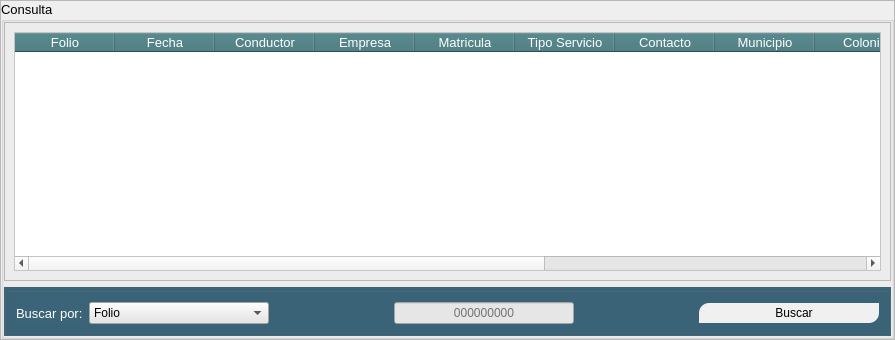
                   <widget class="QFrame" name="frame_62">
                    <property name="frameShape">
                     <enum>QFrame::StyledPanel</enum>
                    </property>
                    <property name="frameShadow">
                     <enum>QFrame::Raised</enum>
                    </property>
                    <layout class="QGridLayout" name="gridLayout_44">
                     <property name="leftMargin">
                      <number>0</number>
                     </property>
                     <property name="topMargin">
                      <number>0</number>
                     </property>
                     <property name="rightMargin">
                      <number>0</number>
                     </property>
                     <property name="bottomMargin">
                      <number>0</number>
                     </property>
                     <property name="spacing">
                      <number>0</number>
                     </property>
                     <item row="0" column="0">
                      <widget class="QGroupBox" name="groupBox_38">
                       <property name="font">
                        <font>
                         <pointsize>10</pointsize>
                        </font>
                       </property>
                       <property name="title">
                        <string>Consulta</string>
                       </property>
                       <layout class="QVBoxLayout" name="verticalLayout_49">
                        <property name="leftMargin">
                         <number>0</number>
                        </property>
                        <property name="topMargin">
                         <number>0</number>
                        </property>
                        <property name="rightMargin">
                         <number>0</number>
                        </property>
                        <property name="bottomMargin">
                         <number>0</number>
                        </property>
                        <item>
                         <widget class="QFrame" name="frame_63">
                          <property name="frameShape">
                           <enum>QFrame::StyledPanel</enum>
                          </property>
                          <property name="frameShadow">
                           <enum>QFrame::Raised</enum>
                          </property>
                          <layout class="QGridLayout" name="gridLayout_45">
                           <item row="0" column="0">
                            <widget class="QTableWidget" name="tabla_viajes_2">
                             <property name="minimumSize">
                              <size>
                               <width>0</width>
                               <height>239</height>
                              </size>
                             </property>
                             <property name="styleSheet">
                              <string notr="true">QTableWidget{
	background-color: rgb(255, 255, 255);
	color: rgb(0, 0, 0);
}
QHeaderView::section{
	background-color: rgb(60, 115, 120);
	color: rgb(255, 255, 255);
	font-size:10pt;
}</string>
                             </property>
                             <column>
                              <property name="text">
                               <string>Folio</string>
                              </property>
                             </column>
                             <column>
                              <property name="text">
                               <string>Fecha</string>
                              </property>
                             </column>
                             <column>
                              <property name="text">
                               <string>Conductor</string>
                              </property>
                             </column>
                             <column>
                              <property name="text">
                               <string>Empresa</string>
                              </property>
                             </column>
                             <column>
                              <property name="text">
                               <string>Matricula</string>
                              </property>
                             </column>
                             <column>
                              <property name="text">
                               <string>Tipo Servicio</string>
                              </property>
                             </column>
                             <column>
                              <property name="text">
                               <string>Contacto</string>
                              </property>
                             </column>
                             <column>
                              <property name="text">
                               <string>Municipio</string>
                              </property>
                             </column>
                             <column>
                              <property name="text">
                               <string>Colonia</string>
                              </property>
                             </column>
                             <column>
                              <property name="text">
                               <string>Calle</string>
                              </property>
                             </column>
                             <column>
                              <property name="text">
                               <string>Cel. Contacto</string>
                              </property>
                             </column>
                             <column>
                              <property name="text">
                               <string>Modificar</string>
                              </property>
                             </column>
                             <column>
                              <property name="text">
                               <string>Eliminar</string>
                              </property>
                             </column>
                            </widget>
                           </item>
                          </layout>
                         </widget>
                        </item>
                        <item>
                         <widget class="QGroupBox" name="groupBox_39">
                          <property name="minimumSize">
                           <size>
                            <width>0</width>
                            <height>40</height>
                           </size>
                          </property>
                          <property name="styleSheet">
                           <string notr="true">background-color: rgb(60, 100, 120);</string>
                          </property>
                          <property name="title">
                           <string/>
                          </property>
                          <layout class="QHBoxLayout" name="horizontalLayout_33">
                           <item>
                            <widget class="QLabel" name="label_103">
                             <property name="font">
                              <font>
                               <pointsize>10</pointsize>
                              </font>
                             </property>
                             <property name="styleSheet">
                              <string notr="true">color: rgb(255, 255, 255);</string>
                             </property>
                             <property name="text">
                              <string>Buscar por:</string>
                             </property>
                            </widget>
                           </item>
                           <item>
                            <widget class="QComboBox" name="cbx_buscar_viaje_2">
                             <property name="minimumSize">
                              <size>
                               <width>180</width>
                               <height>0</height>
                              </size>
                             </property>
                             <property name="styleSheet">
                              <string notr="true">background-color: rgb(230, 230, 230);</string>
                             </property>
                             <item>
                              <property name="text">
                               <string>Folio</string>
                              </property>
                             </item>
                             <item>
                              <property name="text">
                               <string>Conductor</string>
                              </property>
                             </item>
                             <item>
                              <property name="text">
                               <string>Empresa</string>
                              </property>
                             </item>
                             <item>
                              <property name="text">
                               <string>Matricula</string>
                              </property>
                             </item>
                             <item>
                              <property name="text">
                               <string>Tipo de servicio</string>
                              </property>
                             </item>
                             <item>
                              <property name="text">
                               <string>Municipio</string>
                              </property>
                             </item>
                             <item>
                              <property name="text">
                               <string>Colonia</string>
                              </property>
                             </item>
                             <item>
                              <property name="text">
                               <string>Contacto</string>
                              </property>
                             </item>
                            </widget>
                           </item>
                           <item>
                            <spacer name="horizontalSpacer_43">
                             <property name="orientation">
                              <enum>Qt::Horizontal</enum>
                             </property>
                             <property name="sizeHint" stdset="0">
                              <size>
                               <width>119</width>
                               <height>18</height>
                              </size>
                             </property>
                            </spacer>
                           </item>
                           <item>
                            <widget class="QLineEdit" name="ledt_buscar_viaje_2">
                             <property name="minimumSize">
                              <size>
                               <width>180</width>
                               <height>0</height>
                              </size>
                             </property>
                             <property name="styleSheet">
                              <string notr="true">background-color: rgb(230, 230, 230);</string>
                             </property>
                             <property name="alignment">
                              <set>Qt::AlignCenter</set>
                             </property>
                             <property name="placeholderText">
                              <string>000000000</string>
                             </property>
                            </widget>
                           </item>
                           <item>
                            <spacer name="horizontalSpacer_44">
                             <property name="orientation">
                              <enum>Qt::Horizontal</enum>
                             </property>
                             <property name="sizeHint" stdset="0">
                              <size>
                               <width>119</width>
                               <height>18</height>
                              </size>
                             </property>
                            </spacer>
                           </item>
                           <item>
                            <widget class="QPushButton" name="btn_buscar_viaje_2">
                             <property name="minimumSize">
                              <size>
                               <width>180</width>
                               <height>20</height>
                              </size>
                             </property>
                             <property name="layoutDirection">
                              <enum>Qt::LeftToRight</enum>
                             </property>
                             <property name="styleSheet">
                              <string notr="true">QPushButton{
	border-top-left-radius:10px;
	border-bottom-right-radius:10px;
	
	background-color: rgb(240, 240, 240);
}
QPushButton:hover{
	background-color: rgb(205, 205, 205);
}
</string>
                             </property>
                             <property name="text">
                              <string>   Buscar</string>
                             </property>
                             <property name="icon">
                              <iconset>
                               <normaloff>images/751381.png</normaloff>images/751381.png</iconset>
                             </property>
                            </widget>
                           </item>
                          </layout>
                         </widget>
                        </item>
                       </layout>
                      </widget>
                     </item>
                    </layout>
                   </widget>
